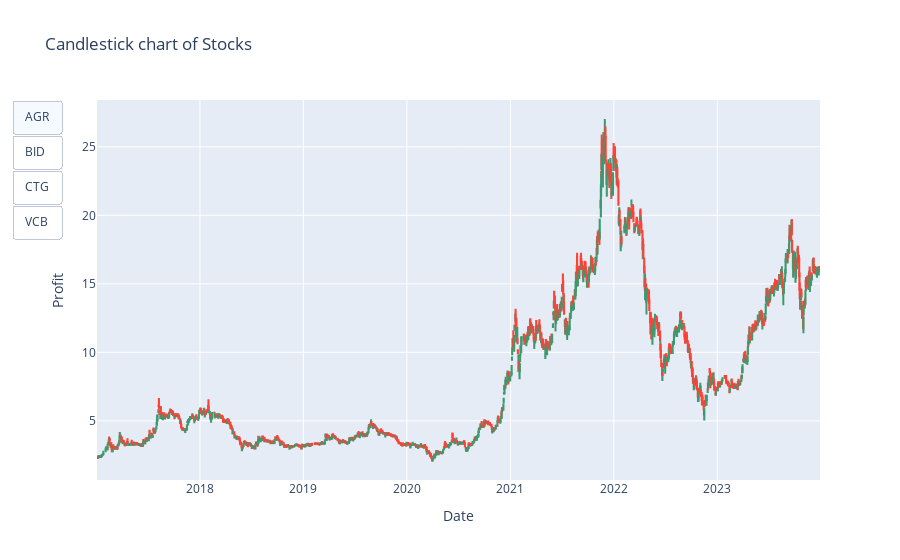

Notebook cell for this chart:
### Code cell
import plotly.graph_objects as go
import plotly.express as px

fig = go.Figure()

for ticker in df['ticker'].unique():
    ticker_data = df[df['ticker'] == ticker]

    fig.add_trace(go.Candlestick(x=ticker_data['time'],
                    open=ticker_data['open'],
                    high=ticker_data['high'],
                    low=ticker_data['low'],
                    close=ticker_data['close'],
                    visible=False,
                    name=ticker))

fig.data[0].visible = True

buttons = []
for i, ticker in enumerate(df['ticker'].unique()):
    button = dict(label=ticker,
                  method='update',
                  args=[{'visible': [trace == i for trace in range(len(fig.data))]}])
    buttons.append(button)

fig.update_layout(title='Candlestick chart of Stocks',
                  xaxis_title='Date',
                  yaxis_title='Profit',
                  xaxis_rangeslider_visible=False,
                  updatemenus=[dict(type='buttons', showactive=True, buttons=buttons)])

fig.show()

### Figure 1 — Plotly figure (JSON) as saved in the notebook; plotly's stock layout.template omitted (floating-point values rounded to 4 significant figures; data arrays with more than 128 entries replaced by an {"elided": "..."} marker saying what was removed)
{"data": [{"close": {"elided": "1749 float values"}, "high": {"elided": "1749 float values"}, "low": {"elided": "1749 float values"}, "name": "AGR", "open": {"elided": "1749 float values"}, "type": "candlestick", "visible": true, "x": {"elided": "1749 str values"}}, {"close": {"elided": "1749 float values"}, "high": {"elided": "1749 float values"}, "low": {"elided": "1749 float values"}, "name": "BID", "open": {"elided": "1749 float values"}, "type": "candlestick", "visible": false, "x": {"elided": "1749 str values"}}, {"close": {"elided": "1749 float values"}, "high": {"elided": "1749 float values"}, "low": {"elided": "1749 float values"}, "name": "CTG", "open": {"elided": "1749 float values"}, "type": "candlestick", "visible": false, "x": {"elided": "1749 str values"}}, {"close": {"elided": "1749 float values"}, "high": {"elided": "1749 float values"}, "low": {"elided": "1749 float values"}, "name": "VCB", "open": {"elided": "1749 float values"}, "type": "candlestick", "visible": false, "x": {"elided": "1749 str values"}}], "layout": {"title": {"text": "Candlestick chart of Stocks"}, "updatemenus": [{"buttons": [{"args": [{"visible": [true, false, false, false]}], "label": "AGR", "method": "update"}, {"args": [{"visible": [false, true, false, false]}], "label": "BID", "method": "update"}, {"args": [{"visible": [false, false, true, false]}], "label": "CTG", "method": "update"}, {"args": [{"visible": [false, false, false, true]}], "label": "VCB", "method": "update"}], "showactive": true, "type": "buttons"}], "xaxis": {"rangeslider": {"visible": false}, "title": {"text": "Date"}}, "yaxis": {"title": {"text": "Profit"}}}}
